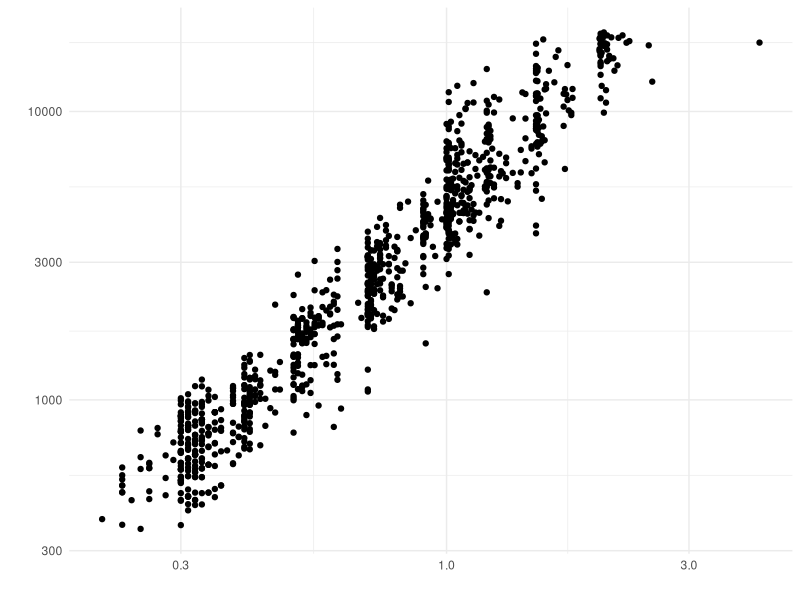
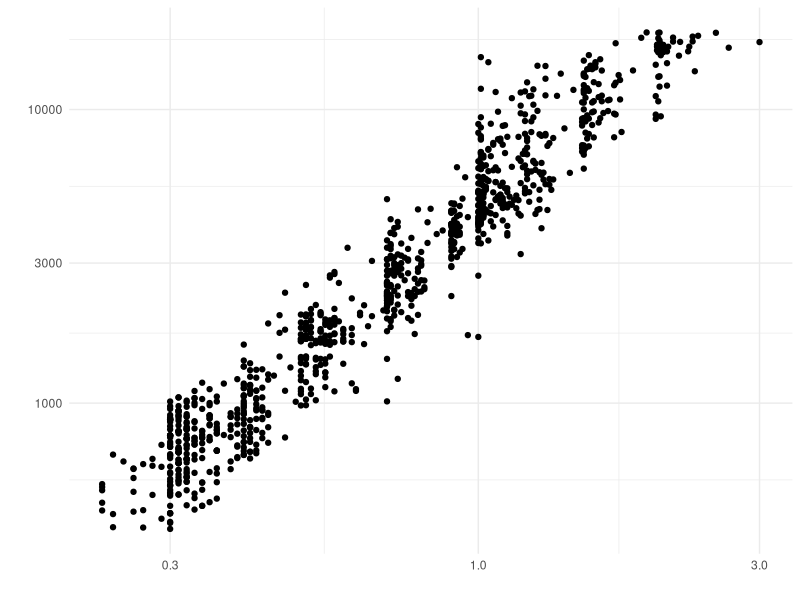

The R source for these figures, in order:
## ---- chunk 1
library(tidyverse)
## ---- chunk 2
## NOTE: No need to edit; just run and inspect
diamonds %>%
  slice_sample(n = 1000) %>%

  ggplot(aes(carat, price)) +
  geom_point() +

  scale_x_log10() +
  scale_y_log10() +
  theme_minimal() +
  labs(x = "", y = "")
## ---- chunk 3
## NOTE: No need to edit; just run and inspect
diamonds %>%
  slice_sample(n = 1000) %>%

  ggplot(aes(carat, price)) +
  geom_point() +

  scale_x_log10() +
  scale_y_log10() +
  theme_minimal() +
  labs(x = "", y = "")
